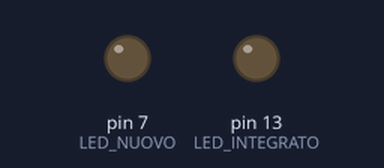
Simulated run of this sketch. Board: Arduino Uno, built with avr-gcc and run on an emulated ATmega328P. On the bench: output pins drawn as LEDs (lit = HIGH).

Above: at 0.1 s.
At 10.6 s:
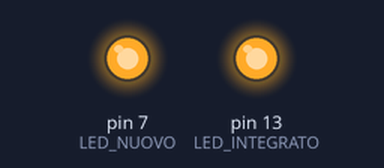
At 20.6 s:
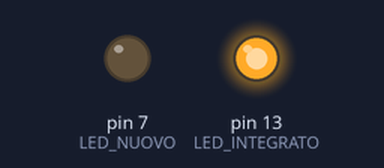
At 39.8 s:
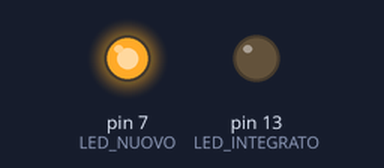
Timing chart, 0 to 40.0 s (numbered marks = the images above):
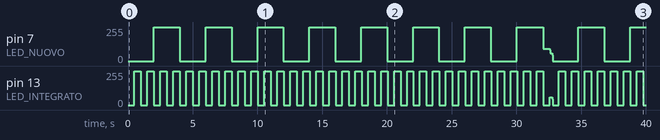

The sketch:

my_blink.ino
```cpp
const int LED_INTEGRATO = 13;
const int LED_NUOVO = 7;

int led1_stato;
int led2_stato;
int led1_accensione;
int led2_accensione;
int led1_spegnimento;
int led2_spegnimento;

int time;

const int LED1_INTERVAL = 500;
const int LED2_INTERVAL = 2000;

// the setup function runs once when you press reset or power the board
void setup() {
  // initialize digital pin LED_BUILTIN as an output.
  pinMode(LED_INTEGRATO, OUTPUT);
  pinMode(LED_NUOVO, OUTPUT);

  time=millis();
  led1_accensione=millis();
  led1_spegnimento=millis();
  led2_accensione=millis();
  led2_spegnimento=millis();

  led1_stato = 0;
  led2_stato = 0;
}

// the loop function runs over and over again forever
void loop() {
  time = millis();

  if (time>led1_accensione+LED1_INTERVAL) {
    if (led1_stato == 0) {
      digitalWrite(LED_INTEGRATO, HIGH);   // turn the LED on (HIGH is the voltage level)
      led1_spegnimento=millis();
      led1_stato=1;
    }
  }

  if (time>led1_spegnimento+LED1_INTERVAL) {
    if (led1_stato == 1) {
      digitalWrite(LED_INTEGRATO, LOW);   // turn the LED on (HIGH is the voltage level)
      led1_accensione=millis();
      led1_stato=0;
    }
  }

  if (time>led2_accensione+LED2_INTERVAL) {
    if (led2_stato == 0) {
      digitalWrite(LED_NUOVO, HIGH);   // turn the LED on (HIGH is the voltage level)
      led2_spegnimento=millis();
      led2_stato=1;
    }
  }

  if (time>led2_spegnimento+LED2_INTERVAL) {
    if (led2_stato == 1) {
      digitalWrite(LED_NUOVO, LOW);   // turn the LED on (HIGH is the voltage level)
      led2_accensione=millis();
      led2_stato=0;
    }
  }


}
```

Measured:
- by itself, pin 7 (LED_NUOVO): 0/255 → 255/255 at 2.0 s, → 0/255 2.0 s later, → 255/255 2.0 s later, → 0/255 2.0 s later, … (23 changes in this stretch)
- by itself, pin 13 (LED_INTEGRATO): 0/255 → 255/255 at 0.50 s, → 0/255 0.50 s later, → 255/255 0.50 s later, → 0/255 0.50 s later, … (81 changes in this stretch)
